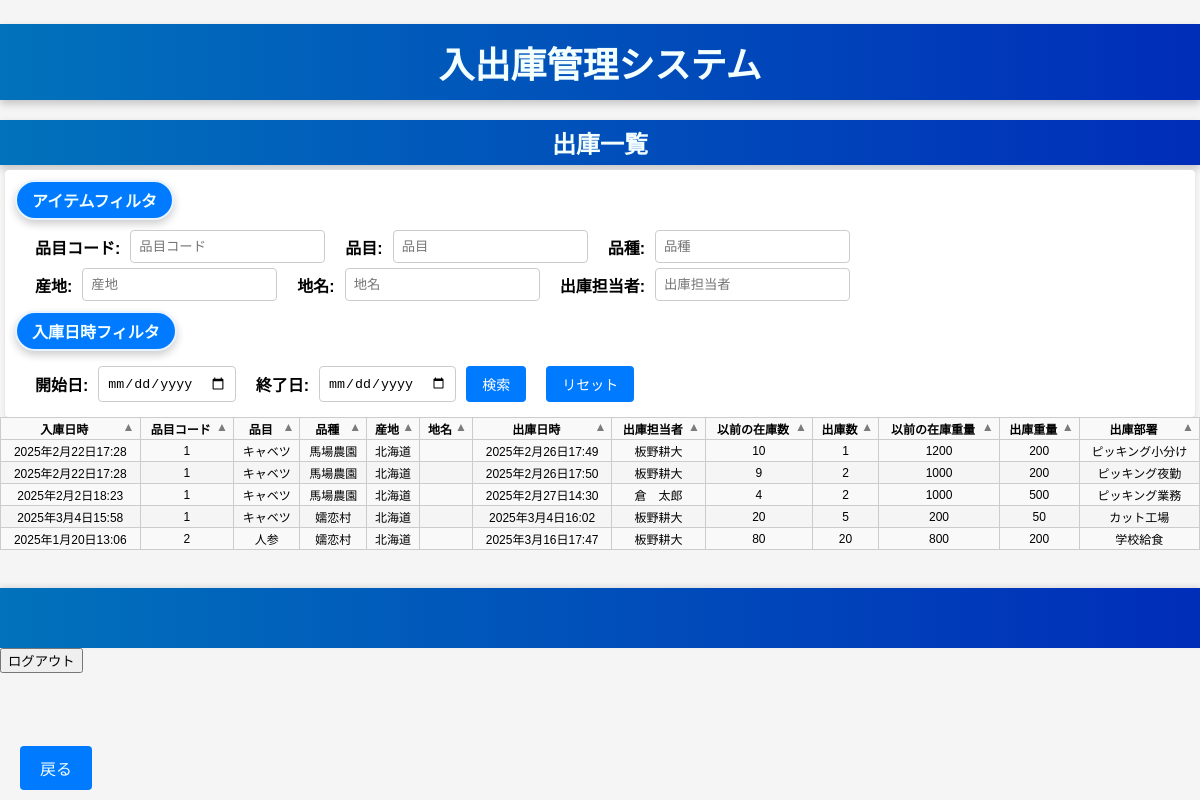
The app's page /diary/page/putoutlist (signed in) with its own data.
### diary/models.py (models this page shows, shortened)
class PagePutOut(models.Model):
    page = models.ForeignKey(Page, on_delete=models.CASCADE)
    code_putout_human = models.ForeignKey(
        HumanMst, on_delete=models.PROTECT, to_field='code', verbose_name="出庫担当者"
    )
    putout_date = models.DateTimeField(auto_now_add=True, verbose_name="出庫日時")
    old_put_qty = models.IntegerField(verbose_name="以前の在庫数")
    putout_qty = models.IntegerField(verbose_name="出庫数")
    old_put_wt = models.IntegerField(verbose_name="以前の在庫重量")
    putout_wt = models.IntegerField(verbose_name="出庫重量")
    putout_section = models.ForeignKey(
        SectionMst, on_delete=models.PROTECT, to_field='code', verbose_name="出庫部署"
    )
    created_at = models.DateTimeField(auto_now_add=True, verbose_name="作成日時")
    updated_at = models.DateTimeField(auto_now=True, verbose_name="更新日時")

class Page(models.Model):
    id = models.UUIDField(primary_key=True, default=uuid.uuid4,
                          editable=False, verbose_name="ID")
    code_item = models.ForeignKey(
        ItemMst, on_delete=models.PROTECT, to_field='code', blank=False, null=False, verbose_name="品目",
    )
    code_item_brand = models.ForeignKey(
        BrandMst, on_delete=models.PROTECT, to_field='code', blank=False, null=False, verbose_name="品種",
        default=0
    )
    code_area = models.ForeignKey(
        AreaMst, on_delete=models.PROTECT, to_field='code', blank=False, null=False, verbose_name="産地",
    )
    code_put_human = models.ForeignKey(
        HumanMst, on_delete=models.PROTECT, to_field='code', blank=False, null=False, verbose_name="担当者",
    )
    area_detail = models.CharField(
        blank=True, null=False, max_length=20, verbose_name="地名")
    put_date = models.DateTimeField(
        blank=False, null=False, default=datetime.now, verbose_name="入庫日時")
    put_qty = models.IntegerField(blank=False, null=False, verbose_name="入庫数")
    put_qty_unit = models.ForeignKey(
        QtyUnitMst, on_delete=models.PROTECT, to_field='code', blank=False, null=False, verbose_name="数量単位"
    )
    put_wt = models.IntegerField(blank=False, null=False, verbose_name="入庫重量")
    put_wt_unit = models.ForeignKey(
        WtUnitMst, on_delete=models.PROTECT, to_field='code', blank=False, null=False, verbose_name="重量単位"
    )
    picture = models.ImageField(
        upload_to="diary/picture/", blank=True, null=True, verbose_name="画像")
    created_at = models.DateTimeField(auto_now_add=True, verbose_name="作成日時")
    updated_at = models.DateTimeField(auto_now=True, verbose_name="更新日時")
    history = HistoricalRecords()

class ItemMst(models.Model):
    code = models.IntegerField(
        blank=False, null=False, unique=True, verbose_name="品目コード")
    name = models.CharField(blank=False, null=False,
                            max_length=50, verbose_name="品目名称")

class BrandMst(models.Model):
    code = models.IntegerField(
        blank=False, null=False, unique=True, verbose_name="品種コード")
    name = models.CharField(blank=False, null=False,
                            max_length=50, verbose_name="品種名称")
    item = models.ForeignKey(
        ItemMst, on_delete=models.PROTECT, to_field='code', verbose_name="品目コード"
    )

class AreaMst(models.Model):
    code = models.IntegerField(
        blank=False, null=False, unique=True, verbose_name="産地コード")
    name = models.CharField(blank=False, null=False,
                            max_length=20, verbose_name="産地名称")

class HumanMst(models.Model):
    code = models.IntegerField(
        blank=False, null=False, unique=True, verbose_name="担当者コード")
    name = models.CharField(blank=False, null=False,
                            max_length=20, verbose_name="担当者名称")

class SectionMst(models.Model):
    code = models.IntegerField(
        blank=False, null=False, unique=True, verbose_name="部署コード")
    name = models.CharField(blank=False, null=False,
                            max_length=20, verbose_name="部署名称")

### diary/views.py (the view)
class PutOutListView(LoginRequiredMixin, View):
    def get(self, request):
        page_put_outs = PagePutOut.objects.all()
        code_item = request.GET.get('code_item', '')
        item = request.GET.get('item', '')
        item_brand = request.GET.get('item_brand', '')
        area = request.GET.get('area', '')
        area_detail = request.GET.get('area_detail', '')
        putout_human = request.GET.get('putout_human', '')
        start_date = request.GET.get('start_date')
        end_date = request.GET.get('end_date')
        if code_item:
            page_put_outs = page_put_outs.filter(
                page__code_item__code__icontains=code_item)
        if item:
            page_put_outs = page_put_outs.filter(
                page__code_item__name__icontains=item)
        if item_brand:
            page_put_outs = page_put_outs.filter(
                page__code_item_brand__name__icontains=item_brand)
        if area:
            page_put_outs = page_put_outs.filter(
                page__code_area__name__icontains=area)
        if area_detail:
            page_put_outs = page_put_outs.filter(
                page__area_detail__icontains=area_detail)
        if putout_human:
            page_put_outs = page_put_outs.filter(
                code_putout_human__name__icontains=putout_human)
        if start_date:
            page_put_outs = page_put_outs.filter(putout_date__gte=start_date)
        if end_date:
            end_datetime = datetime.strptime(
                end_date, '%Y-%m-%d') + timedelta(days=1) - timedelta(seconds=1)
            page_put_outs = page_put_outs.filter(putout_date__lte=end_datetime)
        context = {
            'page_put_outs': page_put_outs,
            'code_item': code_item,
            'item': item,
            'item_brand': item_brand,
            'area': area,
            'area_detail': area_detail,
            'putout_human': putout_human,
            'start_date': start_date,
            'end_date': end_date,
        }
        return render(request, "diary/page_putoutlist.html", context)

### diary/templates/diary/page_putoutlist.html (shortened to what this page needs)
<!DOCTYPE html>
{% extends "base/diary_base.html" %}
{% block body %}
<h2>出庫一覧</h2>
<form method="get" class="list-form">
    <h3>アイテムフィルタ</h3>
    <br>
    <div class="form-group">
        <label for="code_item">品目コード:</label>
        <input type="text" id="code_item" name="code_item" value="{{ code_item }}" placeholder="品目コード">
        <label for="item">品目:</label>
        <input type="text" id="item" name="item" value="{{ item }}" placeholder="品目">
        <label for="item_brand">品種:</label>
        <input type="text" id="item_brand" name="item_brand" value="{{ item_brand }}" placeholder="品種">
    </div>
    <div class="form-group">
        <label for="area">産地:</label>
        <input type="text" id="area" name="area" value="{{ area }}" placeholder="産地">
        <label for="area_detail">地名:</label>
        <input type="text" id="area_detail" name="area_detail" value="{{ area_detail }}" placeholder="地名">
        <label for="put_human">出庫担当者:</label>
        <input type="text" id="put_human" name="put_human" value="{{ put_human }}" placeholder="出庫担当者">
    </div>
    <h3>入庫日時フィルタ</h3>
    <br>
    <div class="form-group">
        <label for="start_date">開始日:</label>
        <input type="date" id="start_date" name="start_date" value="{{ start_date }}">
        <label for="end_date">終了日:</label>
        <input type="date" id="end_date" name="end_date" value="{{ end_date }}">
        <button type="submit">検索</button>
        <a href="{% url 'diary:page_putoutlist' %}">リセット</a>
    </div>
</form>
<table border="1">
    <thead>
        <tr>
            <th class="sortable" data-column="put_date">入庫日時</th>
            <th class="sortable" data-column="code_item">品目コード</th>
            <th class="sortable" data-column="code_item">品目</th>
            <th class="sortable" data-column="code_item_brand">品種</th>
            <th class="sortable" data-column="code_area">産地</th>
            <th class="sortable" data-column="area_detail">地名</th>
            <th class="sortable" data-column="putout_date">出庫日時</th>
            <th class="sortable" data-column="code_putout_human">出庫担当者</th>
            <th class="sortable" data-column="old_put_qty">以前の在庫数</th>
            <th class="sortable" data-column="putout_qty">出庫数</th>
            <th class="sortable" data-column="old_put_wt">以前の在庫重量</th>
            <th class="sortable" data-column="putout_wt">出庫重量</th>
            <th class="sortable" data-column="putout_section">出庫部署</th>
        </tr>
    </thead>
    <tbody>
        {% for putout in page_put_outs %}
        <tr>
            <td>{{ putout.page.put_date }}</td>
            <td>{{ putout.page.code_item.code }}</td>
            <td>{{ putout.page.code_item.name }}</td>
            <td>{{ putout.page.code_item_brand.name }}</td>
            <td>{{ putout.page.code_area.name }}</td>
            <td>{{ putout.page.code_area_detail }}</td>
            <td>{{ putout.putout_date }}</td>
            <td>{{ putout.code_putout_human.name }}</td>
            <td>{{ putout.old_put_qty }}</td>
            <td>{{ putout.putout_qty }}</td>
            <td>{{ putout.old_put_wt }}</td>
            <td>{{ putout.putout_wt }}</td>
            <td>{{ putout.putout_section.name }}</td>
        </tr>
        {% endfor %}
    </tbody>
</table>
<br>
<div class="bottom-fix">
    <a href="{% url 'diary:index' %}" class="white">戻る</a>
</div>
{% endblock %}

### diary/static/css/style.css (style rules this page uses)
:root { --main-color: #0172BB; --sub-color: #2EDFF1; --main-bg-color: #f5f5f5; --main-bg-color-hover: #e1e1e1; --main-text-color: #f5f5f5; --main-text-color-hover: #000000; }
a { text-decoration: none; transition: background-color 0.3s ease, transform 0.3s ease; }
table { width: 100%; border-collapse: collapse; border-spacing: 0; border: 1px solid #ccc; }
table th, table td { border: 1px solid #ccc; padding: 2px 5px; text-align: center; font-size: 12px; }
table tr:nth-child(odd) { background-color: #f9f9f9; }
th.sortable { cursor: pointer; }
th.sortable:after { content: "\25B2"; float: right; opacity: 0.5; }
h2 { font-family: 'Arial', sans-serif; font-size: 24px; color: #F3FFFF; text-align: center; background: linear-gradient(90deg, #0172BB, #002DB9); padding: 5px 10px; box-shadow: 0 4px 8px rgba(0, 0, 0, 0.2); margin-bottom: 5px; }
h3 { font-family: 'Arial', sans-serif; font-size: 14px; color: #F3FFFF; text-align: center; background: #007bff; padding: 6px 15px; border-radius: 50px; border: 2px solid #e7f3ff; box-shadow: 0 4px 8px rgba(0, 0, 0, 0.2); margin-bottom: 5px; display: inline-block; }
body { font-family: Arial, sans-serif; background-color: #f5f5f5; margin: 0; padding: 0; }
.list-form { max-width: 1280px; margin: 0 5px; padding: 5px; background-color: #fff; border-radius: 4px; box-shadow: 0 2px 4px rgba(0, 0, 0, 0.1); }
.form-group { margin: 5px 5px; display: flex; flex-wrap: wrap; align-items: center; text-align: right; }
.form-group label { padding-left:20px; padding-right:10px; }
.list-form label { font-weight: bold; }
.list-form input[type="text"], .list-form input[type="date"] { float: left; padding: 8px; margin: 0px; border: 1px solid #ccc; border-radius: 4px; box-sizing: border-box; }
.list-form button, .list-form a { display: inline-block; padding: 8px 16px; margin: 5px 10px; background-color: #007bff; color: white; text-align: center; border: none; border-radius: 4px; text-decoration: none; font-size: 14px; cursor: pointer; }
.list-form h3 { font-size: 16px; margin: 5px; }
.bottom-fix { position: fixed; bottom: 0; width: 100%; display: flex; justify-content: flex-start; gap: 30px; background-color: rgba(255, 255, 255, 0); padding: 10px 0; padding-left: 20px; z-index: 1000; }
.bottom-fix a { text-decoration: none; padding: 10px 20px; border-radius: 4px; color: #F3FFFF; background: #007bff; transition: background-color 0.3s ease; }

### records on screen
PagePutOut: page.put_date "2025年2月22日17:28", page.code_item.code "1", page.code_item.name "キャベツ", page.code_item_brand.name "馬場農園", page.code_area.name "北海道", putout_date "2025年2月26日17:49", code_putout_human.name "板野耕大", old_put_qty "10", putout_qty "1", old_put_wt "1200", putout_wt "200", putout_section.name "ピッキング小分け"
PagePutOut: page.put_date "2025年2月22日17:28", page.code_item.code "1", page.code_item.name "キャベツ", page.code_item_brand.name "馬場農園", page.code_area.name "北海道", putout_date "2025年2月26日17:50", code_putout_human.name "板野耕大", old_put_qty "9", putout_qty "2", old_put_wt "1000", putout_wt "200", putout_section.name "ピッキング夜勤"
PagePutOut: page.put_date "2025年2月2日18:23", page.code_item.code "1", page.code_item.name "キャベツ", page.code_item_brand.name "馬場農園", page.code_area.name "北海道", putout_date "2025年2月27日14:30", code_putout_human.name "倉 太郎", old_put_qty "4", putout_qty "2", old_put_wt "1000", putout_wt "500", putout_section.name "ピッキング業務"
PagePutOut: page.put_date "2025年3月4日15:58", page.code_item.code "1", page.code_item.name "キャベツ", page.code_item_brand.name "嬬恋村", page.code_area.name "北海道", putout_date "2025年3月4日16:02", code_putout_human.name "板野耕大", old_put_qty "20", putout_qty "5", old_put_wt "200", putout_wt "50", putout_section.name "カット工場"
PagePutOut: page.put_date "2025年1月20日13:06", page.code_item.code "2", page.code_item.name "人参", page.code_item_brand.name "嬬恋村", page.code_area.name "北海道", putout_date "2025年3月16日17:47", code_putout_human.name "板野耕大", old_put_qty "80", putout_qty "20", old_put_wt "800", putout_wt "200", putout_section.name "学校給食"
